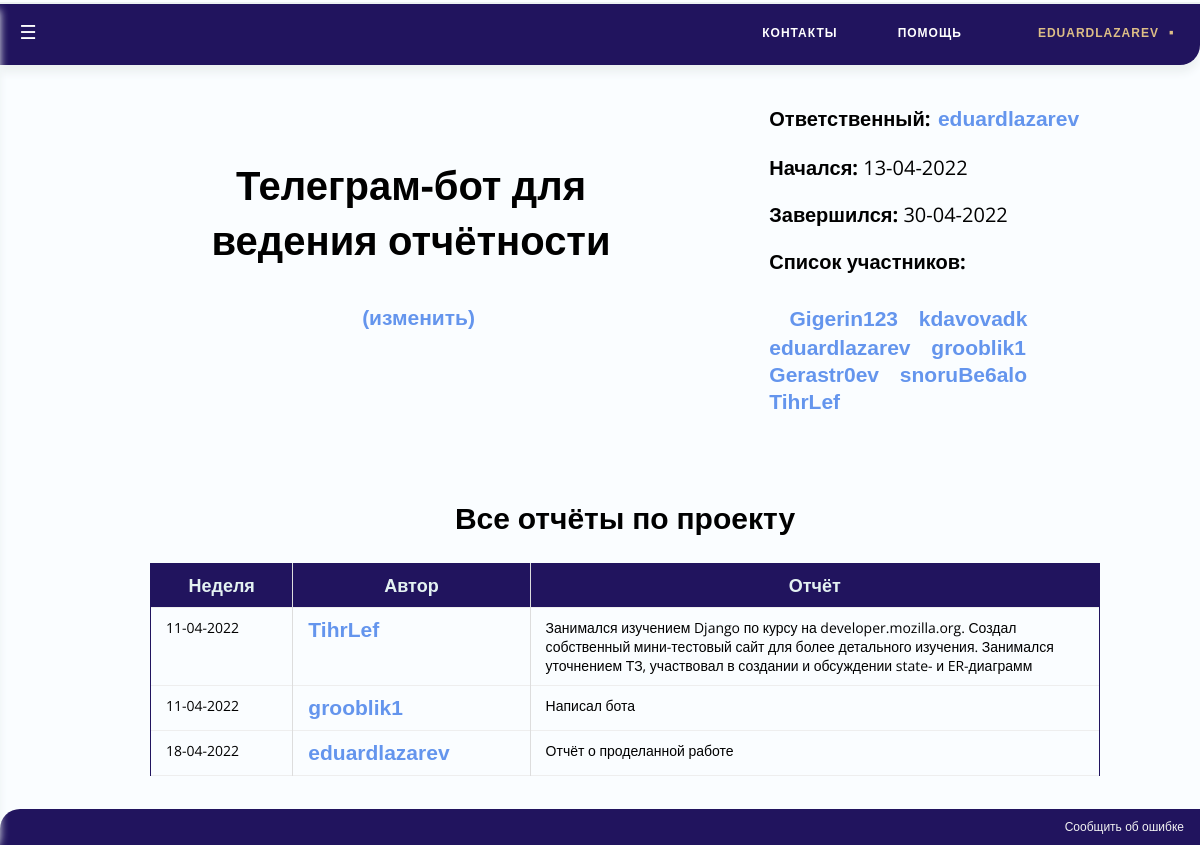
Before: /TeleBot/project/6 (signed in) with the older database file.
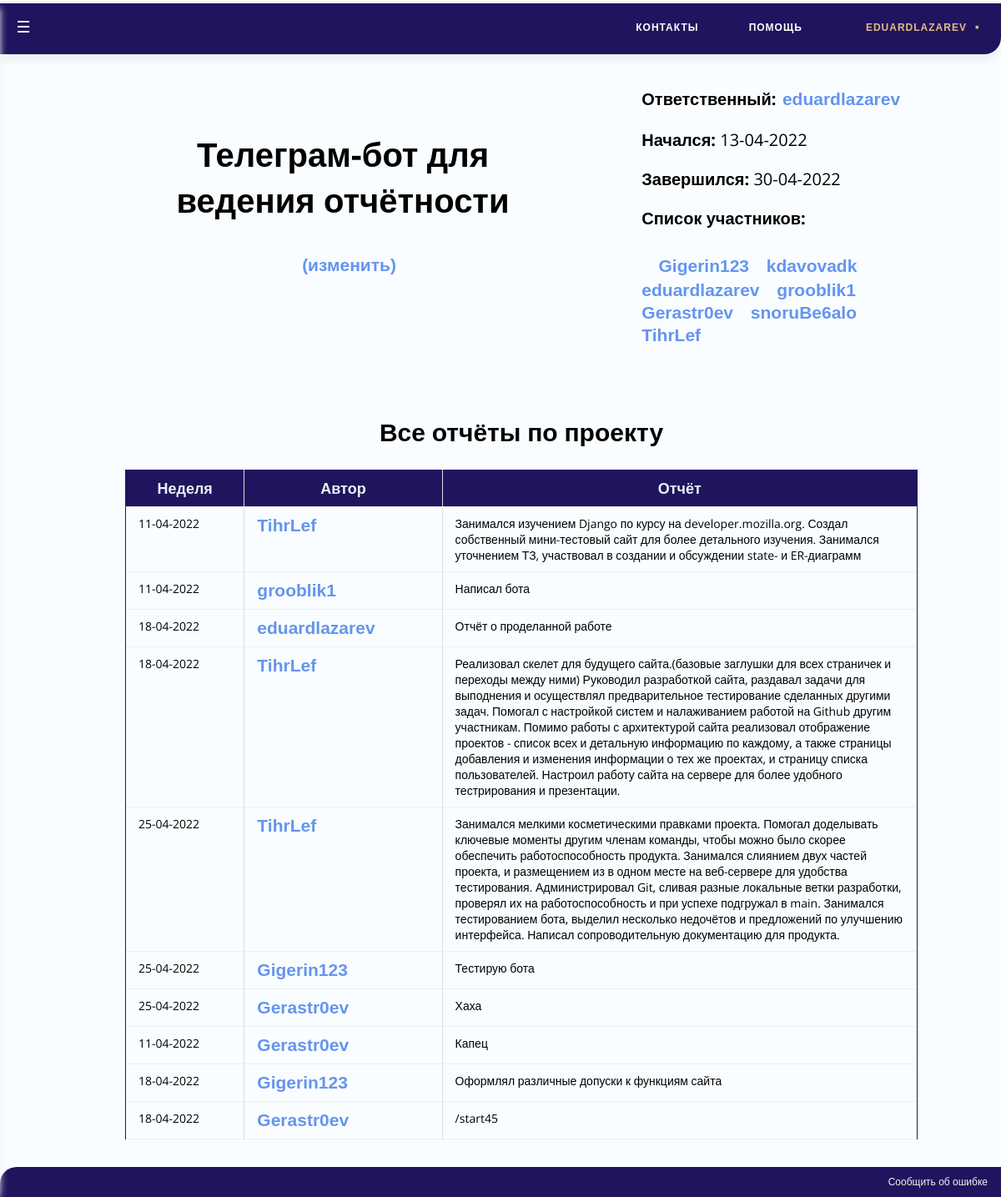
After: the same page with the newer database file.
### Users/models.py (models this page shows, shortened)
class User(AbstractUser):
	personal_token = models.UUIDField(default=uuid.uuid4, help_text="Unique ID for this particular book across whole library")
	telegram_id = models.BigIntegerField(primary_key=True, unique=True)
	def __str__(self):
		return self.username
	def get_absolute_url(self):
		return reverse('user-detail', args=[str(self.telegram_id)])
	def is_verified(self):
		return (self.is_active) or (self.is_staff)

### Projects/models.py (models this page shows, shortened)
class Project(models.Model):
	name = models.CharField(unique = True, max_length=200)
	start_date = models.DateField(default = datetime.now, null=True, blank=True)
	end_date = models.DateField(null=True, blank=True)
	users = models.ManyToManyField(User)
	responsible_user = models.ForeignKey(User, related_name="responsible", on_delete=models.SET_NULL, null=True)
	def get_change_url(self):
		return reverse('project-change', args=[str(self.id)])
	def status(self):
		if not self.start_date or date.today()< self.start_date:
			return 'Не начался'
		if self.end_date is None or self.start_date <= date.today() < self.end_date:
			return 'В процессе'
		if date.today() >= self.end_date:
			return 'Завершился'

### Reports/models.py (models this page shows, shortened)
class Report(models.Model):
	user = models.ForeignKey(User, on_delete=models.SET_NULL, null=True)
	project = models.ForeignKey(Project, on_delete=models.SET_NULL, null=True)
	report_date = models.DateField(default = date.today)
	message = models.TextField(max_length=1000, help_text="Write any additional comments")

### Projects/views.py (the view)
# urls.py: urlpatterns += [re_path(r'^project/(?P<pk>\d+)$', Projects.views.project_detail, name='project-detail'),]
@user_passes_test(User.is_verified)
def project_detail(request,pk):
	try:
		project=Project.objects.get(pk=pk)
	except Project.DoesNotExist:
		raise Http404("Такого проекта не существует!")
	if request.user.is_staff or request.user == project.responsible_user:
		reports = project.report_set.all()
	else:
		reports = project.report_set.all().filter(user=request.user)
	return render(
		request,
		'Projects/project_detail.html',
		context={'project':project, 'reports':reports}
	)

### TeleBot/templates/Projects/project_detail.html (shortened to what this page needs)
{% extends "base_generic.html" %}
{% block head %}
{% load static %}
{% endblock %}
{% block content %}
	<table class="empty" align = center width = 100% >
		<tr class="empty">
			<td class="empty" width = 55%>
				<h1 align = center>{{ project.name }} </h1>
				{% if user.is_staff or project.responsible_user == user %}
					<h4 align = center><big><big>  </big></big><a class="mya" href = "{{ project.get_change_url}}">(изменить)</a></h5>
				{% endif %}
			</td>
			<td class="empty" width = 10%></td>
			<td class="empty" width = 35%>
				<p><strong>Ответственный:</strong><big><big> </big></big><a class = "mya" href="{{ project.responsible_user.get_absolute_url }}">{{ project.responsible_user }}</a></p>
				<p><strong>
					{% if project.status == "Не начался" %} Начнётся:
					{% else %} Начался:
					{% endif %}
				</strong>{{ project.start_date|date:'d-m-Y'}}</p>
				<p><strong>
					{% if project.status == "Завершился" %} Завершился:
					{% else %} Завершится:
					{% endif %}
				</strong> {{ project.end_date|date:'d-m-Y'}}</p>
				<p><strong>Список участников:</strong></p> <big><big>  </big></big>
				{% for user in project.users.all %}
					<a class = "mya" href="{{ user.get_absolute_url }}">{{user.username}}</a>
				{% endfor %}
			</td>
		</tr>
	</table>
	<br><br>
    <h2 align = center>{% if user.is_staff or user == project.responsible_user %}Все{% else %}Ваши{% endif %} отчёты по проекту</h2>
	{% if reports %}
	<table align = center width = 85% cellspacing="0" border="2" id="myTable" class="table">
    <thead>
		<tr>
			<th width = 15% onclick="sortTable(0)" align=center>Неделя</th>
			<th width = 25% onclick="sortTable(1)" align=left>Автор</th>
			<th width = 70% onclick="sortTable(2)" align=center>Отчёт</th>
		</tr>
        </thead>
        <tbody>
    {% for report in reports %}
		<tr>
			<td align=center>{{report.report_date|date:'d-m-Y'}}</td>
			<td><a class = "mya" href="{{ report.user.get_absolute_url }}">{{report.user}}</a>
			<td>{{report.message}}</ul>
		<tr>
	{% endfor %}
    </tbody>
	</table>
	{% else %}
	<br><br><br>
	<h3 align = center>(которых нет)</h3>
	{% endif %}
{% endblock %}

### TeleBot/templates/base_generic.html (shortened to what this page needs)
<!DOCTYPE html>
<html>
<head>
{% load static %}
</head>
<body>
<div id="mySidenav" class="sidenav">
  <a href="javascript:void(0)" class="closebtn" onclick="close1()">×</a>
  <a href="{% url 'users'%}">Пользователи</a>
  <a href="{% url 'projects'%}">Мои проекты</a>
  <a href="{% url 'reports'%}">Мои отчеты</a>
</div>
<nav>
  <ul class="topmenu">
  	<li><a href="">Контакты</a></li>
    <li><a href="">Помощь</a></li>
    &emsp;<li><a href="{{user.get_absolute_url}}" class="active">{{user.username}}</a>
    </li>
  </ul>
</nav>
<div class="navbar1">
  <a href="#wrong">Сообщить об ошибке</a>
</div>
<div id="main">
  {% block content %} {% endblock %}
</div>
{%if user.is_staff%}
	<nav class="nav">
        <label for="nav-toggle" class="nav-toggle" onclick></label>
    </nav>
{%endif%}
</body>
</html>

### TeleBot/templates/Projects/project_detail.html (style rules this page uses)
.table { width: 100%; border: none; border-collapse: collapse; margin-bottom: 20px; }
.table thead th { font-weight: bold; position: sticky; text-align: center; border: none; color: #e4f2f2; padding: 10px 15px; background: #21145e; font-size: 18px; border-left: 1px solid #ddd; border-right: 1px solid #ddd; }
.table tbody td { text-align: left; border-left: 0.5px solid #ddd; border-right: 0.5px solid #ddd; padding: 10px 15px; font-size: 14px; vertical-align: top; color:#000; }
.table thead tr th:first-child, .table tbody tr td:first-child { border-left: 1px solid #21145e; }
.table thead tr th:last-child, .table tbody tr td:last-child { border-right: 1px solid #21145e; }
.table tbody tr:nth-child(even) { background: #f2f5fc; }
table.empty { border: none; }
td.empty { border: none; align: center; }
a.mya { font-family:Arial; font-weight: bold; text-decoration: none; color:#6495ed; font-size:21px; }

Changed rows visible on the page:
added Report: report_date "18-04-2022", user "TihrLef", message "Реализовал скелет для будущего сайта.(базовые заглушки для всех страничек и переходы между ними) Руководил разработкой сайта, раздавал задачи для выподнения и осуществлял предварительное тестирование сделанных другими задач. Помогал с настройкой систем и налаживанием работой на Github другим участникам. Помимо работы с архитектурой сайта реализовал отображение проектов - список всех и детальную информацию по каждому, а также страницы добавления и изменения информации о тех же проектах, и страницу списка пользователей. Настроил работу сайта на сервере для более удобного тестрирования и презентации."
added Report: report_date "25-04-2022", user "TihrLef", message "Занимался мелкими косметическими правками проекта. Помогал доделывать ключевые моменты другим членам команды, чтобы можно было скорее обеспечить работоспособность продукта. Занимался слиянием двух частей проекта, и размещением из в одном месте на веб-сервере для удобства тестирования. Администрировал Git, сливая разные локальные ветки разработки, проверял их на работоспособность и при успехе подгружал в main. Занимался тестированием бота, выделил несколько недочётов и предложений по улучшению интерфейса. Написал сопроводительную документацию для продукта."
added Report: report_date "25-04-2022", user "Gigerin123", message "Тестирую бота"
added Report: report_date "25-04-2022", user "Gerastr0ev", message "Хаха"
added Report: report_date "11-04-2022", user "Gerastr0ev", message "Капец"
added Report: report_date "18-04-2022", user "Gigerin123", message "Оформлял различные допуски к функциям сайта"
added Report: report_date "18-04-2022", user "Gerastr0ev", message "/start45"
